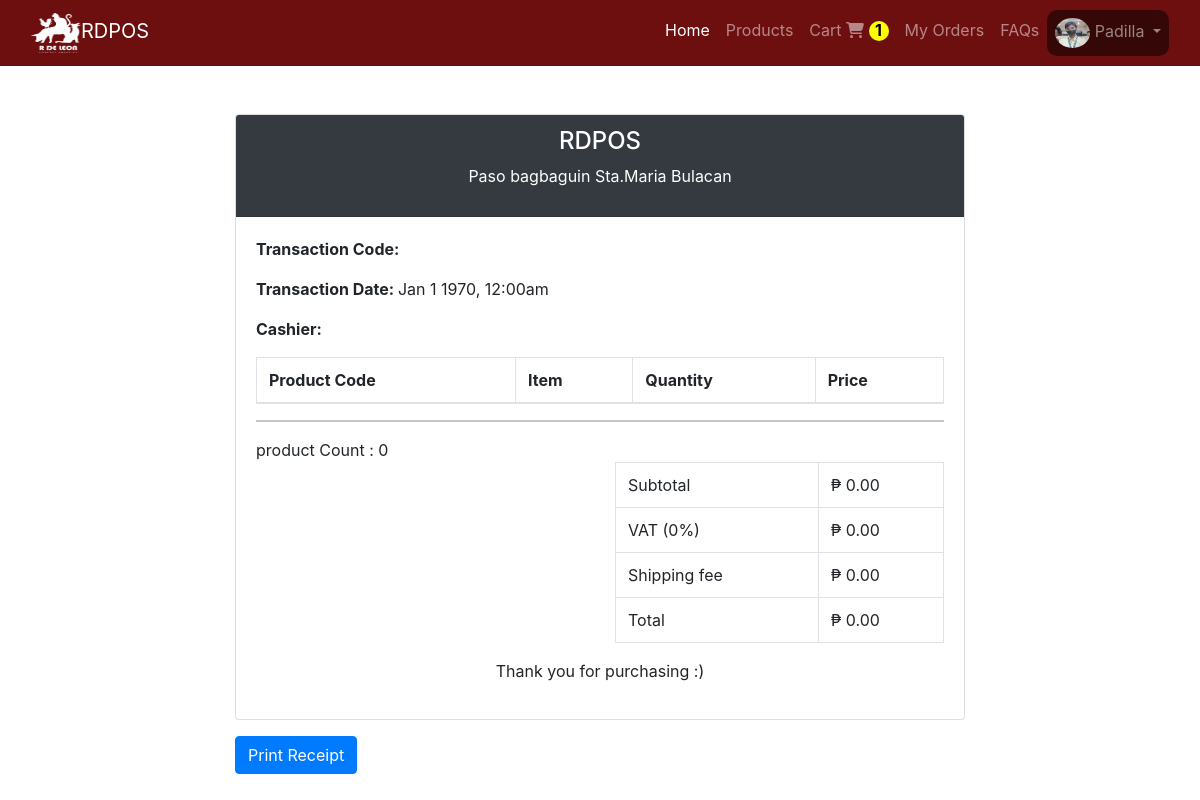
The page /customer/order_receipt.php (signed in) on the database its author committed.
### tables this page shows
CREATE TABLE `maintinance` (
  `system_id` int(11) NOT NULL,
  `system_name` varchar(255) NOT NULL,
  `system_banner` varchar(255) NOT NULL,
  `system_logo` varchar(255) NOT NULL,
  `system_content` varchar(255) NOT NULL,
  `system_address` varchar(255) NOT NULL,
  `system_contact` varchar(255) NOT NULL,
  `system_tax` float NOT NULL,
  `system_shipfee` double NOT NULL
);

CREATE TABLE `account` (
  `acc_id` int(11) NOT NULL,
  `acc_created` date NOT NULL,
  `acc_username` varchar(255) NOT NULL,
  `acc_password` varchar(255) NOT NULL,
  `acc_fname` varchar(255) NOT NULL,
  `acc_lname` varchar(255) NOT NULL,
  `acc_type` varchar(255) NOT NULL,
  `acc_status` int(11) NOT NULL,
  `acc_email` varchar(255) NOT NULL,
  `acc_contact` varchar(255) NOT NULL,
  `emp_image` varchar(255) NOT NULL,
  `emp_address` varchar(255) NOT NULL,
  `acc_lastEdit` datetime DEFAULT NULL,
  `Otp` varchar(6) NOT NULL
);

### customer/backend/back_navbar.php (called while the page is built, shortened)
<?php
include ("../administrator/connection.php");
$get_record = mysqli_query ($connections,"SELECT * FROM maintinance");
$row = mysqli_fetch_assoc($get_record);
$db_system_name = $row ["system_name"];
$db_system_logo = $row ["system_logo"];
$db_system_address = $row ["system_address"];
?>

### customer/order_receipt.php (the view, shortened to what this page needs)
<?php
include("backend/back_navbar.php");
include "backend/session.php";
?>
<!DOCTYPE html>
<html>
<head>
     <link rel="stylesheet" href="https://cdnjs.cloudflare.com/ajax/libs/font-awesome/6.1.1/css/all.min.css" />
    <link rel="stylesheet" href="https://cdn.jsdelivr.net/npm/bootstrap@5.1.3/dist/css/bootstrap.min.css">
    <link href="https://cdn.jsdelivr.net/npm/bootstrap@5.2.1/dist/css/bootstrap.min.css" rel="stylesheet">
</head>
<body>
<?php
$sql = mysqli_query($connections, "
SELECT COUNT(DISTINCT a.cart_prod_id) AS count_rows, SUM(a.cart_prodQty) AS qtys
FROM cart AS a
WHERE a.cart_user_id='{$_SESSION['acc_id']}'
");
$row = mysqli_fetch_assoc($sql);
$count = $row['count_rows'];
?>
<nav class="navbar navbar-expand-lg navbar-dark">
    <div class="container-fluid">
        <div class="collapse navbar-collapse" id="navbarTogglerDemo01">
            <a class="navbar-brand" href="home.php"><img src="../upload_system/<?php echo $db_system_logo ?>" alt="" width="50" height="40"><?php echo $db_system_name ?></a>
            <ul class="navbar-nav ms-auto mb-2 mb-lg-0">
                <li class="nav-item">
                    <a class="nav-link active" aria-current="page" href="home.php">Home</a>
                </li>
                <li class="nav-item">
                    <a class="nav-link" aria-current="page" href="products.php">Products</a>
                </li>
				<li class="nav-item">
                    <a class="nav-link" href="cart.php">
                        Cart<span class="shopping-cart-icon">
                            <i class="fa fa-shopping-cart"></i>
                            <span class="notification-count"><?php echo $count;?></span>
                        </span>
                    </a>
                </li>
                <li class="nav-item">
                    <a class="nav-link" href="myOrders.php">My Orders</a>
                </li>
                <li class="nav-item">
                    <a class="nav-link" href="faq.php">FAQs</a>
                </li>
				<li class="nav-item dropdown" style='background-color:rgb(0,0,0,0.5); border-radius:10px;'>
				<a class="nav-link dropdown-toggle" href="#" id="navbarDropdown" role="button" data-bs-toggle="dropdown" aria-haspopup="true" aria-expanded="false">
				<?php if($db_emp_image){ ?>
				<img src="../upload_img/<?php echo $db_emp_image ?>" alt="" width="35" height="30" style='border-radius:50%;'>    <?php echo ucfirst($db_acc_lname) ?>
			  <?PHP }else{?>
				<img src="../upload_system/empty.png" alt="" width="30" height="30">    <?php echo ucfirst($db_acc_lname) ?>
			 <?php } ?>
			</a>
			</li>
            </ul>
        </div>
    </div>
</nav>
<?php
$RDcode = $_GET["RDcode"];
$view_category_query = mysqli_query($connections, "SELECT * FROM orders WHERE order_transaction_code = '$RDcode'");
$order = mysqli_fetch_assoc($view_category_query);
  $db_order_transaction_code  = $order["order_transaction_code"];
  $db_orders_date = $order["orders_date"];
  $db_orders_customer_id = $order["orders_customer_id"];
  $get_cashier = mysqli_query($connections, "SELECT * FROM account WHERE acc_id = '$db_orders_customer_id' ");
  $crow = mysqli_fetch_assoc($get_cashier);
  $db_acc_fname = $crow["acc_fname"];
  $db_acc_lname = $crow["acc_lname"];
 $fullname=$db_acc_fname." ".$db_acc_lname;
?>
<!DOCTYPE html>
<html lang="en">
<head>
  <link rel="stylesheet" href="https://maxcdn.bootstrapcdn.com/bootstrap/4.0.0/css/bootstrap.min.css">
  <link rel="stylesheet" href="https://cdn.datatables.net/1.13.4/css/jquery.dataTables.min.css">
</head>
<body>
  <div class="container">
    <div class="row justify-content-center">
      <div class="col-md-8">
        <div class="card mt-5">
          <div class="card-header bg-dark text-white">
            <h4 class="text-center"><?php echo $db_system_name?></h4>
            <p class="text-center"><?php echo $db_system_address?></p>
          </div>
          <div class="card-body">
            <div class="row">
            <div class="col-md-6">
              <p><b>Transaction Code: </b><?php echo $db_order_transaction_code?></p>
            </div>
            </div>
            <div class="row">
            <div class="col-md-6">
              <p><b>Transaction Date: </b><?php echo date("M j Y, g:ia", strtotime($db_orders_date))?></p>
            </div>
            </div>
            <div class="row">
            <div class="col-md-6">
                <p><b>Cashier: </b><?php echo $fullname;?></p>
              </div>
            </div>
            <table class="table table-bordered">
              <thead>
                <tr>
                  <th>Product Code</th>
                  <th>Item</th>
                  <th>Quantity</th>
                  <th>Price</th>
                </tr>
              </thead>
                <?php
                $count =0;
                $sum_total_price = 0;
                  ?>
            </table>
            <hr>
            product Count : <?php echo  $count ?>
            <div class="row">
              <div class="col-md-6 offset-md-6">
                <table class="table table-bordered">
                  <tbody>
                    <tr>
                      <td>Subtotal</td>
                      <td>&#8369; <?php echo number_format($sum_total_price, 2, '.', ',')?></td>
                    </tr>
                    <tr>
                      <td>VAT (<?php echo ($db_orders_tax*100)?>%)</td>
                      <td>&#8369; <?php echo number_format($gettax, 2)?></td>
                    </tr>
                    <tr>
                      <td>Shipping fee</td>
                      <td>&#8369; <?php echo number_format($orders_ship_fee,2)?></td>
                    </tr>
                    <?php
                    $total_subtotal=$sum_total_price+$gettax+$orders_ship_fee;
                    if($voucher_percent){ ?>
                    <tr>
                    <td colspan="2"><?php echo $orders_voucher_name?></td>
                    </tr>
                    <tr>
                      <td>
                        <?php echo $orders_voucher_rate?>
                      </td>
                      <td>&#8369; <?php echo number_format($voucer_equivalent=$getdiscount*($voucher_value=$gettax+$orders_ship_fee+$sum_total_price),2)?></td>
                    </tr>
                    <tr>
                      <td>Total </td>
                      <td>&#8369; <?php echo number_format($super_total=$total_subtotal-$voucer_equivalent,2) ?></td>
                    </tr>
                    <?php }else{?>
                      <tr>
                      <td>Total </td>
                      <td>&#8369; <?php echo number_format($total_subtotal,2) ?></td>
                    </tr>
                      <?php }?>
                  </tbody>
                </table>
              </div>
            </div>
            <p class="text-center">Thank you for purchasing :) </p>
          </div>
        </div>
        <button class="btn btn-primary mt-3 print-button" onclick="printReceipt()">Print Receipt</button>
          </div>
        </div>
      </div>
</body>
</html>

### customer/order_receipt.php (style rules this page uses)
.navbar { background-color: #6D0F0F; padding: 1.5%; }
body { background-color: #F2F2F2; }
.notification-count { display: inline-block; background-color: yellow; color: black; font-weight: bold; padding: 2px 6px; border-radius: 50%; width: 20px; height: 20px; text-align: center; line-height: 15px; }

### rows shown on the page
maintinance: system_logo (picture), system_name "RDPOS", system_address "Paso bagbaguin Sta.Maria Bulacan"
account: emp_image (picture), acc_lname "Padilla"

### other values the page prints
$count "1"
date("M j Y, g:ia", strtotime($db_orders_date)) "Jan 1 1970, 12:00am"
$count "0"
$sum_total_price "0.00"
$db_orders_tax*100 "0"
$gettax "0.00"
$orders_ship_fee "0.00"
$total_subtotal "0.00"
